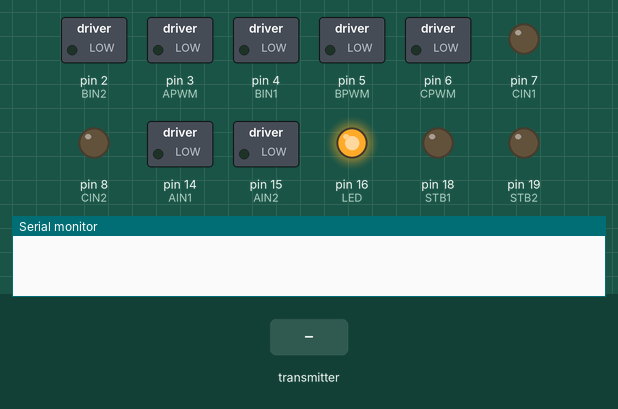
Bench run of a sketch on a simulated Arduino Uno, built with avr-gcc and run on an emulated ATmega328P. Shown: switched loads named in the sketch (green lamp = pin HIGH), output pins drawn as LEDs (lit = HIGH), the last lines printed to the serial monitor. The inputs (shaded band) are chosen by the test bench. No radio packets arrive unless stated.

Above: at 1.2 s.
1.3 s: the transmitter starts sending ch1 = 0
At 1.9 s:
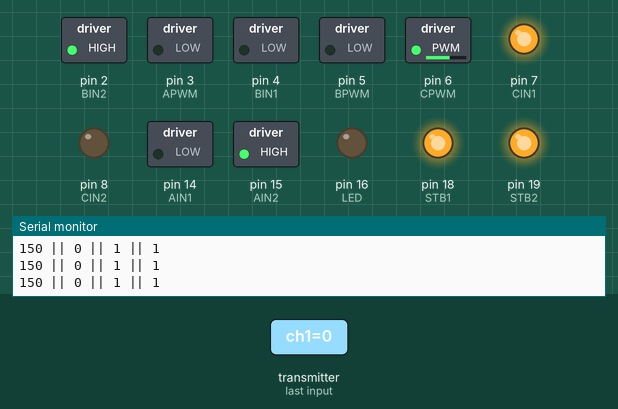
2.8 s: the transmitter starts sending ch2 = 0
At 3.5 s:
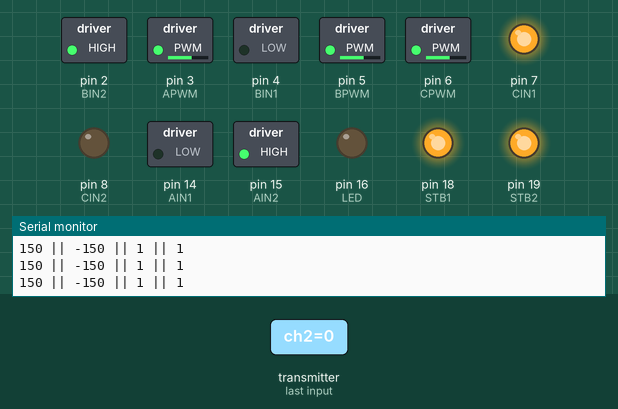
4.3 s: the transmitter starts sending ch3 = 0
At 5.5 s:
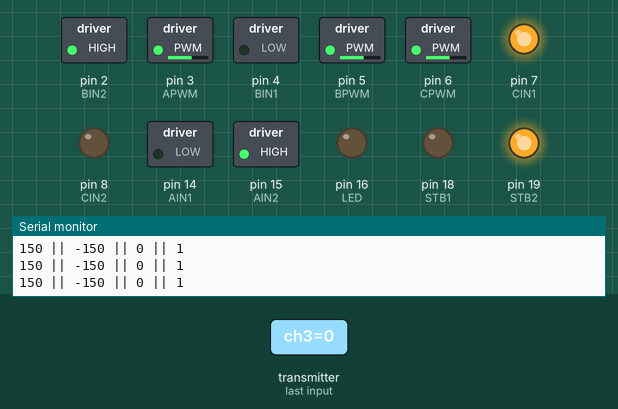
5.8 s: the transmitter starts sending ch4 = 0
At 6.8 s:
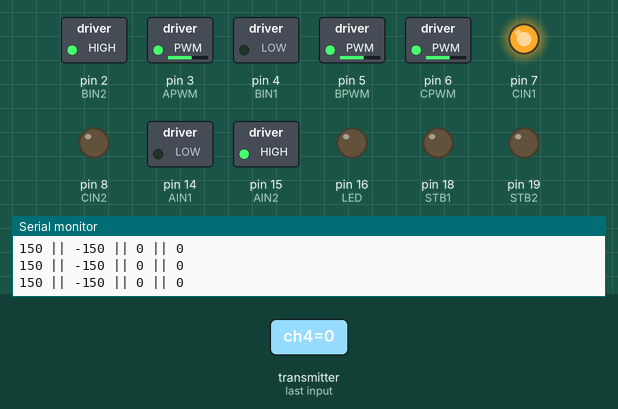
7.3 s: the transmitter starts sending ch1 = 64
At 7.8 s:
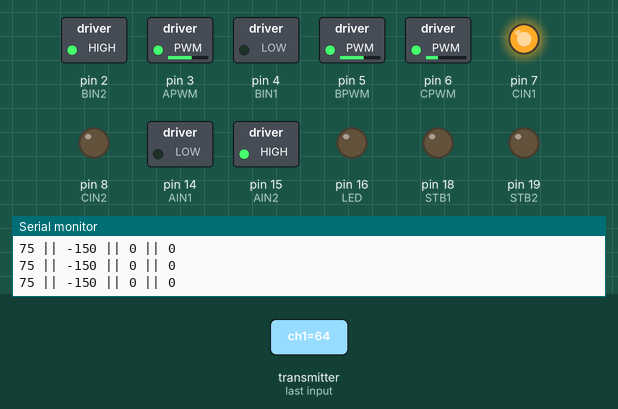
8.8 s: the transmitter starts sending ch2 = 64
At 10.0 s:
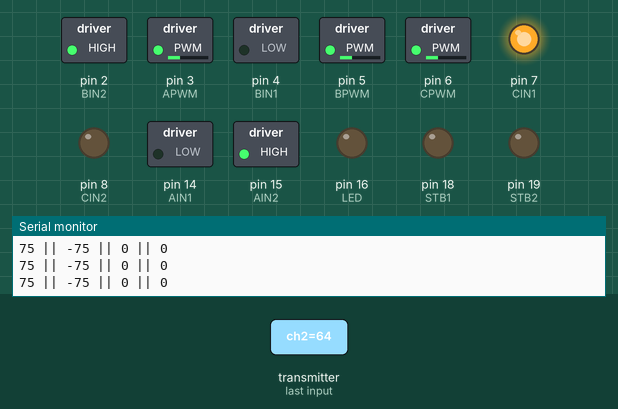
Timing chart, 0 to 11.3 s (numbered marks = the images above; inputs shaded):
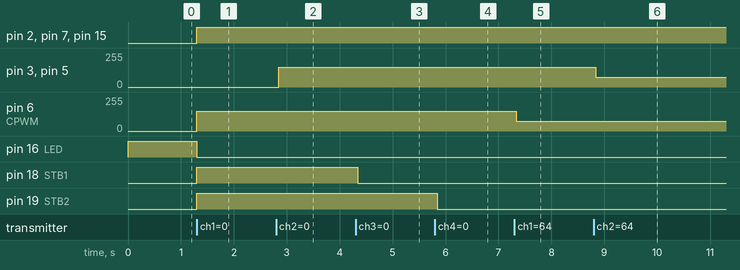

Measured:
- after the input at 1.3 s, pin 2 (BIN2), pin 7 (CIN1), pin 15 (AIN2), pin 18 (STB1), pin 19 (STB2): LOW → HIGH at once; pin 6 (CPWM): 0/255 → 150/255 at once; pin 16 (LED): HIGH → LOW at once
- after the input at 2.8 s, pin 3 (APWM), pin 5 (BPWM): 0/255 → 150/255 after 0.05 s
- after the input at 4.3 s, pin 18 (STB1): HIGH → LOW after 0.05 s
- after the input at 5.8 s, pin 19 (STB2): HIGH → LOW at once
- after the input at 7.3 s, pin 6 (CPWM): 150/255 → 75/255 at once
- after the input at 8.8 s, pin 3 (APWM), pin 5 (BPWM): 150/255 → 75/255 at once

The sketch:

CarroNRFv1.ino
```cpp
#include <SPI.h>
#include <nRF24L01.h>
#include <RF24.h>

#define APWM    3
#define AIN1    14
#define AIN2    15
#define BPWM    5
#define BIN2    2
#define BIN1    4
#define BPWM    5
#define CPWM    6
#define CIN1    7
#define CIN2    8
#define LED     16
#define SRV     17
#define STB1    18
#define STB2    19
#define CE      9
#define CSN     10

RF24 radio(CE, CSN);
//AREÑA -> 61 72 65 F1 61
const uint64_t addr = 0x617265F161LL;

struct datosEnviados {
  byte ch1; //Y Izq
  byte ch2; //Y Der
  byte ch3; //Trig Izq
  byte ch4; //Trig Der
  //byte ch5; //X Izq
  //byte ch6; //X Der
};

int nDato[4];

datosEnviados datos;

void setup(){
  Serial.begin(115200);
  pinMode(APWM, OUTPUT);
  pinMode(AIN1, OUTPUT);
  pinMode(AIN2, OUTPUT);
  pinMode(BPWM, OUTPUT);
  pinMode(BIN2, OUTPUT);
  pinMode(BIN1, OUTPUT);
  pinMode(CPWM, OUTPUT);
  pinMode(CIN1, OUTPUT);
  pinMode(CIN2, OUTPUT);
  pinMode(LED, OUTPUT);
  pinMode(STB1, OUTPUT);
  pinMode(STB2, OUTPUT);

  digitalWrite(LED, 1);
  iniciarNRF();
}

void loop(){
  if(radio.available()){
    radio.read(&datos, sizeof(datosEnviados));
    ajustarDatos(150);
    verDatos();
    setMotores(nDato[1], nDato[1], nDato[0]);
    digitalWrite(STB1, nDato[2]);
    digitalWrite(STB2, nDato[3]);
    digitalWrite(LED, 0);
    delay(50);
  }else{
    digitalWrite(LED, 1);
  }
}

//*********** METODOS ***********

void iniciarNRF(){
  radio.begin();
  radio.setAutoAck(false);
  radio.setPALevel(RF24_PA_MAX);
  radio.setDataRate(RF24_250KBPS);
  radio.openReadingPipe(1, addr);
  radio.startListening();
  reiniciarDatos();
}

void setMotores(int a, int b, int c){
  puenteH(a, APWM, AIN1, AIN2);
  puenteH(b, BPWM, BIN1, BIN2);
  puenteH(c, CPWM, CIN1, CIN2);
}

void puenteH(int val, byte pwm, byte in1, byte in2){
  if(val>0){
    digitalWrite(in1, 1);
    digitalWrite(in2, 0);
    analogWrite(pwm, val);
  }else{
    digitalWrite(in1, 0);
    digitalWrite(in2, 1);
    analogWrite(pwm, -val);
  }
}

void reiniciarDatos(){
  datos.ch1=127;
  datos.ch2=127;
  datos.ch3=1;
  datos.ch4=1;
  //datos.ch5=127;
  //datos.ch6=127;
}

void ajustarDatos(byte a){
  nDato[0]=map(datos.ch1, 0, 255, a, -a);
  nDato[1]=map(datos.ch2, 0, 255, -a, a);
  nDato[2]=datos.ch3;
  nDato[3]=datos.ch4;
  //nDato[4]=map(datos.ch5, 0, 255, -a, a);
  //nDato[5]=map(datos.ch6, 0, 255, a, -a);
  if(nDato[0]<30 && nDato[0]>-30) nDato[0]=0;
  if(nDato[1]<30 && nDato[1]>-30) nDato[1]=0;
}

void verDatosRaw(){
  Serial.print(datos.ch1);
  Serial.print(F(" || "));
  Serial.print(datos.ch2);
  Serial.print(F(" || "));
  Serial.print(datos.ch3);
  Serial.print(F(" || "));
  Serial.println(datos.ch4);
  /*
  Serial.print(F(" || "));
  Serial.print(datos.ch5);
  Serial.print(F(" || "));
  Serial.println(datos.ch6);
  */
}

void verDatos(){
  Serial.print(nDato[0]);
  Serial.print(F(" || "));
  Serial.print(nDato[1]);
  Serial.print(F(" || "));
  Serial.print(nDato[2]);
  Serial.print(F(" || "));
  Serial.println(nDato[3]);
  /*
  Serial.print(F(" || "));
  Serial.print(nDato[4]);
  Serial.print(F(" || "));
  Serial.println(nDato[5]);
  */
}
```
